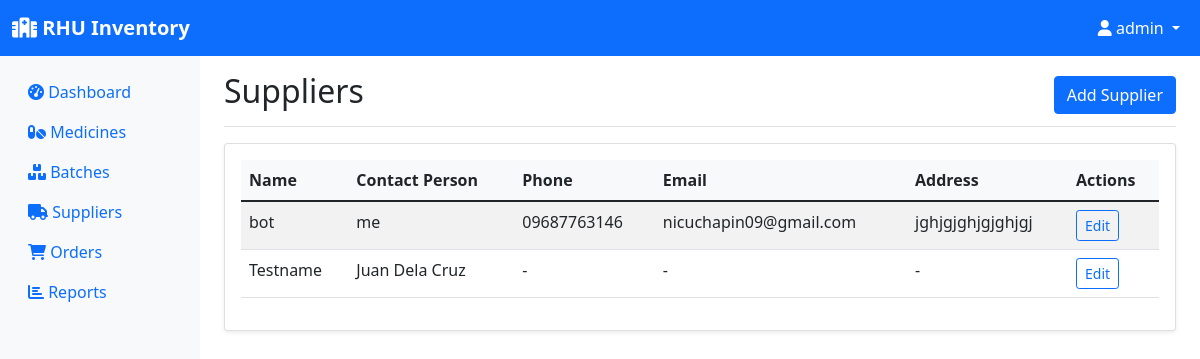
Before: /suppliers (signed in) with the older database file.
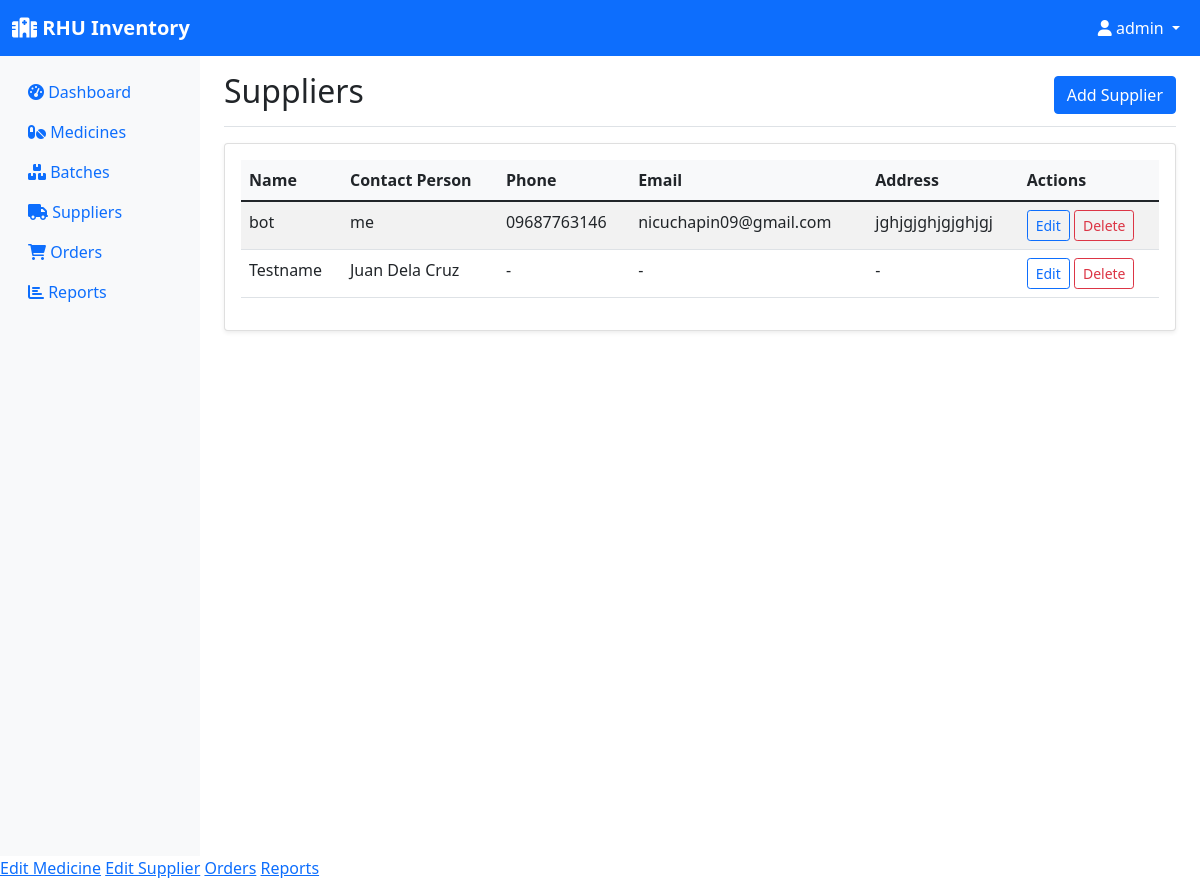
After: the same page with the newer database file.
### models.py (models this page shows, shortened)
class User(UserMixin, db.Model):
    id = db.Column(db.Integer, primary_key=True)
    username = db.Column(db.String(150), unique=True, nullable=False)
    password = db.Column(db.String(256), nullable=False)
    role = db.Column(db.String(20), nullable=False, default='employee')  # pharmacist, manager, assistant
    email = db.Column(db.String(120), unique=True, nullable=False)
    created_at = db.Column(db.DateTime, default=datetime.utcnow)

class Supplier(db.Model):
    id = db.Column(db.Integer, primary_key=True)
    name = db.Column(db.String(100), nullable=False)
    contact_person = db.Column(db.String(100))
    phone = db.Column(db.String(20))
    email = db.Column(db.String(120))
    address = db.Column(db.String(200))
    created_at = db.Column(db.DateTime, default=datetime.utcnow)
    medicines = db.relationship('Medicine', backref='supplier', lazy=True)
    orders = db.relationship('Order', backref='supplier', lazy=True)

### app.py (the view)
@app.route('/suppliers')
@login_required
def suppliers():
    suppliers = Supplier.query.all()
    return render_template('suppliers.html', suppliers=suppliers)

### app.py (called while the page is built)
@login_manager.user_loader
def load_user(user_id):
    return User.query.get(int(user_id))

### templates/suppliers.html (shortened to what this page needs)
{% extends "base.html" %}
{% block content %}
<div class="d-flex justify-content-between flex-wrap flex-md-nowrap align-items-center pt-3 pb-2 mb-3 border-bottom">
    <h1 class="h2">Suppliers</h1>
    {% if current_user.role != 'employee' %}
    <a href="{{ url_for('add_supplier') }}" class="btn btn-primary">
        Add Supplier
    </a>
    {% endif %}
</div>
<div class="card">
    <div class="card-body">
        {% if suppliers %}
        <div class="table-responsive">
            <table class="table table-striped">
                <thead>
                    <tr>
                        <th>Name</th>
                        <th>Contact Person</th>
                        <th>Phone</th>
                        <th>Email</th>
                        <th>Address</th>
                        <th>Actions</th>
                    </tr>
                </thead>
                <tbody>
                    {% for supplier in suppliers %}
                    <tr>
                        <td>{{ supplier.name }}</td>
                        <td>{{ supplier.contact_person or '-' }}</td>
                        <td>{{ supplier.phone or '-' }}</td>
                        <td>{{ supplier.email or '-' }}</td>
                        <td>{{ supplier.address or '-' }}</td>
                        <td>
                            {% if current_user.role != 'employee' %}
                            <a href="{{ url_for('edit_supplier', id=supplier.id) }}" class="btn btn-sm btn-outline-primary">
                                Edit
                            </a>
                            {% endif %}
                            <form method="POST" action="{{ url_for('delete_supplier', id=supplier.id) }}" class="d-inline"
                                  onsubmit="return confirm('Are you sure you want to delete this supplier?');">
                                {% if current_user.role == 'admin' %}
                                    <button type="submit" class="btn btn-sm btn-outline-danger">Delete</button>
                                {% endif %}
                            </form>
                        </td>
                    </tr>
                    {% endfor %}
                </tbody>
            </table>
        </div>
        {% else %}
        <div class="text-center py-4">
            <i class="fas fa-truck fa-3x text-muted mb-3"></i>
            <p class="text-muted">No suppliers found. <a href="{{ url_for('add_supplier') }}">Add your first supplier</a>.</p>
        </div>
        {% endif %}
    </div>
</div>
{% endblock %}

### templates/base.html (shortened to what this page needs)
<!DOCTYPE html>
<html lang="en">
<head>
    <link href="https://cdn.jsdelivr.net/npm/bootstrap@5.1.3/dist/css/bootstrap.min.css" rel="stylesheet">
    <link href="https://cdnjs.cloudflare.com/ajax/libs/font-awesome/6.0.0/css/all.min.css" rel="stylesheet">
</head>
<body>
    <nav class="navbar navbar-expand-lg navbar-dark bg-primary">
        <div class="container-fluid">
            <a class="navbar-brand" href="{{ url_for('dashboard') }}">
                <i class="fas fa-hospital"></i> RHU Inventory
            </a>
            {% if current_user.is_authenticated %}
            <div class="navbar-nav ms-auto">
                <div class="nav-item dropdown">
                    <a class="nav-link dropdown-toggle text-white" href="#" id="navbarDropdown" role="button" data-bs-toggle="dropdown">
                        <i class="fas fa-user"></i> {{ current_user.username }}
                    </a>
                </div>
            </div>
            {% endif %}
        </div>
    </nav>
    <div class="container-fluid">
        <div class="row">
            {% if current_user.is_authenticated %}
            <nav class="col-md-3 col-lg-2 d-md-block sidebar collapse">
                <div class="position-sticky pt-3">
                    <ul class="nav flex-column">
                        <li class="nav-item">
                            <a class="nav-link" href="{{ url_for('dashboard') }}">
                                <i class="fas fa-tachometer-alt"></i> Dashboard
                            </a>
                        </li>
                        <li class="nav-item">
                            <a class="nav-link" href="{{ url_for('inventory') }}">
                                <i class="fas fa-pills"></i> Medicines
                            </a>
                        </li>
                        <li class="nav-item">
                            <a class="nav-link" href="{{ url_for('batches') }}">
                                <i class="fas fa-boxes"></i> Batches
                            </a>
                        </li>
                        <li class="nav-item">
                            <a class="nav-link" href="{{ url_for('suppliers') }}">
                                <i class="fas fa-truck"></i> Suppliers
                            </a>
                        </li>
                        <li class="nav-item">
                            <a class="nav-link" href="{{ url_for('orders') }}">
                                <i class="fas fa-shopping-cart"></i> Orders
                            </a>
                        </li>
                        <li class="nav-item">
                            <a class="nav-link" href="{{ url_for('reports') }}">
                                <i class="fas fa-chart-bar"></i> Reports
                            </a>
                        </li>
                    </ul>
                </div>
            </nav>
            {% endif %}
            <main class="{% if current_user.is_authenticated %}col-md-9 ms-sm-auto col-lg-10 px-md-4{% else %}col-12{% endif %}">
                {% block content %}{% endblock %}
            </main>
        </div>
    </div>
    {% if current_user.is_authenticated %}
        {% if current_user.role == 'admin' %}
            <a href="{{ edit_medicine_url }}">Edit Medicine</a>
            <a href="{{ edit_supplier_url }}">Edit Supplier</a>
            <a href="{{ orders_url }}">Orders</a>
            <a href="{{ reports_url }}">Reports</a>
        {% elif current_user.role == 'sub-admin' %}
            <a href="{{ edit_medicine_url }}">Edit Medicine</a>
            <a href="{{ edit_supplier_url }}">Edit Supplier</a>
            <a href="{{ orders_url }}">Orders</a>
        {% elif current_user.role == 'employee' %}
            <a href="{{ orders_url }}">Orders</a>
            <a href="{{ reports_url }}">Reports</a>
        {% endif %}
    {% endif %}
</body>
</html>

### templates/base.html (style rules this page uses)
.sidebar { min-height: 100vh; background-color: #f8f9fa; }
.navbar-brand { font-weight: bold; }
.card { box-shadow: 0 0.125rem 0.25rem rgba(0, 0, 0, 0.075); border: 1px solid rgba(0, 0, 0, 0.125); }
.btn-sm { padding: 0.25rem 0.5rem; font-size: 0.875rem; }
.table th { background-color: #f8f9fa; border-top: none; }

Changed rows visible on the page:
changed User "admin": role "manager" → "admin" (drawn)
shown differently, row unchanged: Supplier "bot": now shows "Delete"
shown differently, row unchanged: Supplier "Testname": now shows "Delete"
Other visible differences:
text now shown: "Edit Medicine Edit Supplier Orders Reports"
